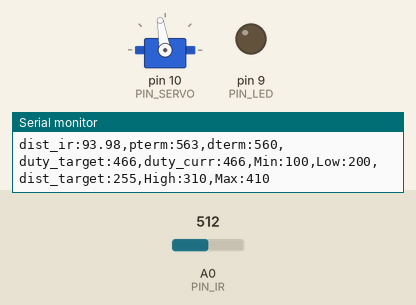
Recording of a sketch running on a simulated Arduino Uno, built with avr-gcc and run on an emulated ATmega328P. Shown: servo, output pins drawn as LEDs (lit = HIGH), the last lines printed to the serial monitor. The inputs (shaded band) are chosen by the test bench; at power-on: A0 (PIN_IR) = 512.

Above: at 1.2 s.
1.3 s: A0 (PIN_IR) set to 716
At 2.3 s:
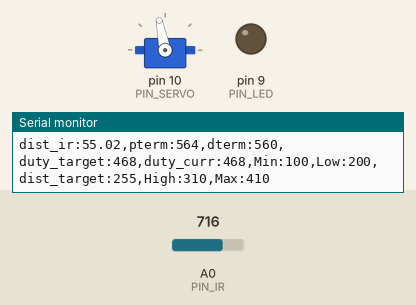
3.2 s: A0 (PIN_IR) set to 122
At 3.48 s:
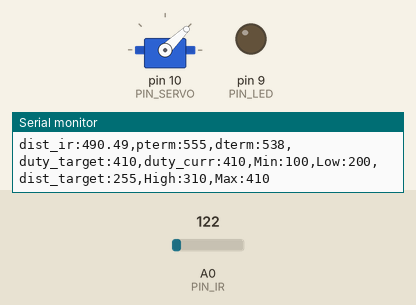
6.2 s: A0 (PIN_IR) set to 0
At 6.5 s:
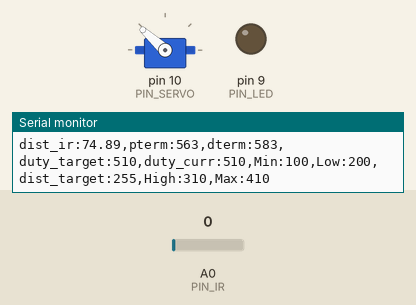
Timing chart, 0 to 9.2 s (numbered marks = the images above; inputs shaded):
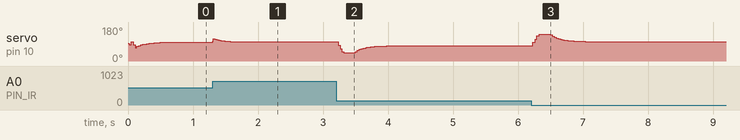

Measured:
- after the input at 1.3 s, servo on pin 10 (PIN_SERVO): rises from 99° to 117° in 0.01 s, then falls to 101° in 0.41 s
- after the input at 6.2 s, servo on pin 10 (PIN_SERVO): rises from 81° to 141° in 0.09 s, then falls to 103° in 0.71 s

The sketch:

26P14.ino
```cpp
#include <Servo.h>

////////////
// 상수 값 //
////////////

#define PIN_LED 9 // LED

#define PIN_SERVO 10 // 서보
#define PIN_IR A0 // 적외선 센서

#define _DIST_TARGET 255 // 레일플레이트 위 목표 지점 25.5cm
#define _DIST_MIN 100
#define _DIST_MAX 410

#define _DIST_ALPHA 0.1 // EMA 필터 가중치

#define _DUTY_MIN 1000 // 서보 각도 최소값
#define _DUTY_NEU 1500 // 서보 수평
#define _DUTY_MAX 2000 // 서보 각도 최대값

#define _SERVO_ANGLE 30 //[3030] servo angle limit 실제 서보의 동작크기
                        //[3023] 서보모터의 작동 범위(단위 : degree)

#define _SERVO_SPEED 200 //[3040] 서보의 각속도(초당 각도 변화량)

#define _INTERVAL_SERVO 10 //서보 갱신 간격
#define _INTERVAL_SERIAL 50 // 시리얼 플로터 갱신 간격

#define _KP 0.412//[3039] 비례 제어의 상수 값
#define _KD 25.5

#define _a 70
#define _b 450

#define _INTERVAL_DIST 30  // DELAY_MICROS * samples_num^2 의 값이 최종 거리측정 인터벌임. 넉넉하게 30ms 잡음.
#define DELAY_MICROS  1500 // 필터에 넣을 샘플값을 측정하는 딜레이(고정값!)
#define EMA_ALPHA 0.20     // EMA 필터 값을 결정하는 ALPHA 값. 작성자가 생각하는 최적값임.
float ema_dist=0;            // EMA 필터에 사용할 변수
float filtered_dist;       // 최종 측정된 거리값을 넣을 변수. loop()안에 filtered_dist = filtered_ir_distance(); 형태로 사용하면 됨.
float samples_num = 3;     // 스파이크 제거를 위한 부분필터에 샘플을 몇개 측정할 것인지. 3개로 충분함! 가능하면 수정하지 말 것.

//////////////
// 전역 변수 //
/////////////

Servo myservo;

float dist_target; // 목표 거리
float dist_raw, dist_ema; // 적외선센서 값, ema필터 값
float dist_min, dist_max;

unsigned long last_sampling_time_dist, last_sampling_time_servo, last_sampling_time_serial;   //[3039] interval간격으로 동작 시행을 위한 정수 값
bool event_dist, event_servo, event_serial; //[3023] 적외선센서의 거리측정, 서보모터, 시리얼의 이벤트 발생 여부

int duty_chg_per_interval;  //[3039] interval 당 servo의 돌아가는 최대 정도
int duty_target, duty_curr;      //[3030]servo 목표 위치, servo 현재 위치
int duty_neutral; // 서보 수평

float error_curr, error_prev, control, pterm, dterm, iterm;
// [3042] 현재 오차값, 이전 오차값, ? , p,i,d 값


void setup() {
  pinMode(PIN_LED,OUTPUT);
  myservo.attach(PIN_SERVO);

  dist_min = _DIST_MIN;
  dist_max = _DIST_MAX;
  dist_target = _DIST_TARGET;
  duty_neutral = _DUTY_NEU;

  myservo.writeMicroseconds(_DUTY_NEU);

  Serial.begin(57600);  //[3039] 시리얼 모니터 속도 지정

  duty_chg_per_interval =(float)(_DUTY_MAX - _DUTY_MIN) * (_SERVO_SPEED / _SERVO_ANGLE) * (_INTERVAL_SERVO / 1000.0);
  duty_curr = 1550;

  error_prev = 3;
}


void loop() {
/////////////////////
// Event generator //
/////////////////////

  unsigned long time_curr = millis();
  if(time_curr >= last_sampling_time_dist + _INTERVAL_DIST) {
        last_sampling_time_dist += _INTERVAL_DIST;
        event_dist = true;
  }
  if(time_curr >= last_sampling_time_servo + _INTERVAL_SERVO) {
        last_sampling_time_servo += _INTERVAL_SERVO;
        event_servo = true;
  }
  if(time_curr >= last_sampling_time_serial + _INTERVAL_SERIAL) {
        last_sampling_time_serial += _INTERVAL_SERIAL;
        event_serial = true;
  }

////////////////////
// Event handlers //
////////////////////

 if(event_dist) {
     event_dist = false;    // [3037]
  // get a distance reading from the distance sensor
     dist_raw = ir_distance();
     dist_ema = ir_distance_filtered();   // [3037]

  // PID control logic
    error_curr = dist_target - dist_ema; //[3034] 목표위치와 실제위치의 오차값
    pterm = _KP * error_curr; //[3034]
    dterm = _KD * (error_curr - error_prev);
    control = pterm + dterm; //[3034]

  // duty_target = f(duty_neutral, control)
    duty_target = duty_neutral + control; //[3034]

  // keep duty_target value within the range of [_DUTY_MIN, _DUTY_MAX]
    if(duty_target>_DUTY_MAX) duty_target = _DUTY_MAX;
    if(duty_target<_DUTY_MIN) duty_target = _DUTY_MIN;

    error_prev = error_curr;
  }


  if(event_servo) {
      event_servo = false; //[3034]

      // adjust duty_curr toward duty_target by duty_chg_per_interval
       if(duty_target > duty_curr) {
          duty_curr += duty_chg_per_interval;
          if(duty_curr > duty_target) duty_curr = duty_target;
        }
        else {
          duty_curr -= duty_chg_per_interval;
          if(duty_curr < duty_target) duty_curr = duty_target;
    }//[3034] 서보의 현재 위치가 서보 목표 위치에 도달하기전이면 도달하기전까지 duty_chg_per_interval를 증감시킴. 만약 서보 현재 위치가 서보 목표 위치를 벗어난다면 서보 현재 위치를 서보 목표 위치로 고정

      // update servo position
  myservo.writeMicroseconds(duty_curr);//[3034]

  }


  if(event_serial) {
    event_serial = false;
    Serial.print("dist_ir:");
    Serial.print(dist_ema);
    Serial.print(",pterm:");
    Serial.print(map(pterm,-1000,1000,510,610));
    Serial.print(",dterm:");
    Serial.print(map(dterm,-1000,1000,510,610));
    Serial.print(",duty_target:");
    Serial.print(map(duty_target,1000,2000,410,510));
    Serial.print(",duty_curr:");
    Serial.print(map(duty_curr,1000,2000,410,510));
    Serial.println(",Min:100,Low:200,dist_target:255,High:310,Max:410");
   }
}

float ir_distance(void){ // return value unit: mm
  float val; //[3031]
  float volt = float(analogRead(PIN_IR)); //[3031]
  val = ((6762.0/(volt-9.0))-4.0) * 10.0; //[3031]
  return val; //[3031]
}

float ir_distance_filtered(void){ // return value unit: mm
 // under_noise_filter를 통과한 값을 upper_nosie_filter에 넣어 최종 값이 나옴.
  int currReading;
  int lowestReading = 1024;
  for (int i = 0; i < samples_num; i++) {
    currReading = under_noise_filter();
    if (currReading < lowestReading) { lowestReading = currReading; }
  }
  // eam 필터 추가
  ema_dist = EMA_ALPHA*lowestReading + (1-EMA_ALPHA)*ema_dist;
  return ema_dist;
}

float under_noise_filter(void){ // 아래로 떨어지는 형태의 스파이크를 제거해주는 필터
  int currReading;
  int largestReading = 0;
  for (int i = 0; i < samples_num; i++) {
    currReading = ir_distance();
    if (currReading > largestReading) { largestReading = currReading; }
    // Delay a short time before taking another reading
    delayMicroseconds(DELAY_MICROS);
  }
  return largestReading;
}
```
